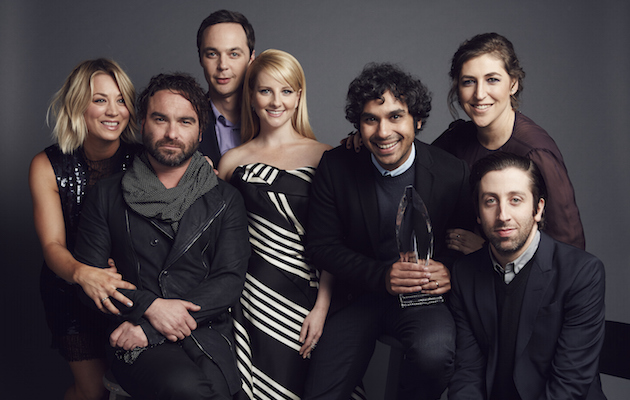
#> input picture images/BigBangTheoryGettyImages-503820038.jpg, 630 x 400 px, found by its file name
$ python convert.py
#> lines starting #> are read from the running program, lines starting #| are printed output that depends on the picture; after the words box and inside, x2 and y2 are one past the last pixel; in counts of white or black regions, pixels touching at a corner belong together
import cv2

pathToImage = 'images\\BigBangTheoryGettyImages-503820038.jpg'

image = cv2.imread(pathToImage)
#> image is the input picture: shape (400, 630, 3); mean B, G, R 62.4, 57.8, 65.3

rgb_image = cv2.cvtColor(image, cv2.COLOR_BGR2RGB)

gray_image = cv2.cvtColor(image, cv2.COLOR_BGR2GRAY)
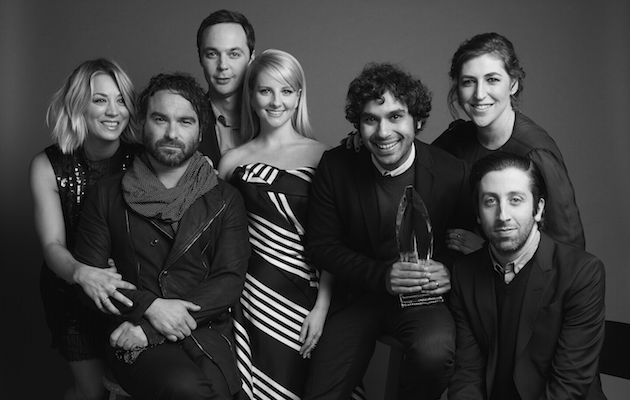
#> gray_image: shape (400, 630); min 0, max 247, mean 60.5

ret, binary_image = cv2.threshold(
    gray_image,
    127,
    255,
    cv2.THRESH_BINARY
)
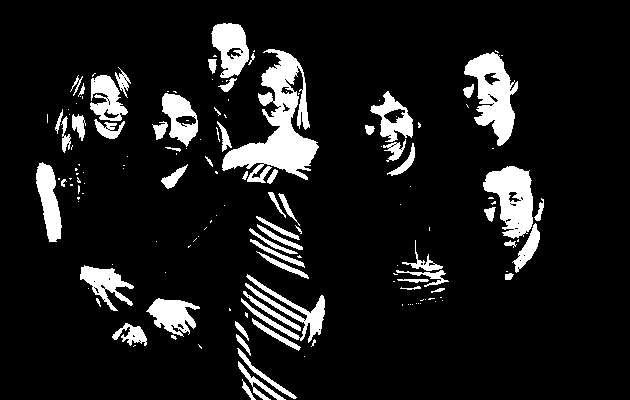
#> binary_image: shape (400, 630); 10.8% white; 152 white regions (91 under 20 px), largest, box (x1, y1, x2, y2) and area: (222, 49, 319, 183) 5109, (464, 52, 518, 146) 2602, (483, 166, 533, 239) 2265

cv2.imshow("Original BGR", image)
cv2.imshow("RGB", cv2.cvtColor(rgb_image, cv2.COLOR_RGB2BGR))
cv2.imshow("Grayscale", gray_image)
cv2.imshow("Binary", binary_image)

cv2.waitKey(0)
cv2.destroyAllWindows()

$ run again, with images/seeds.jpg copied over images/BigBangTheoryGettyImages-503820038.jpg
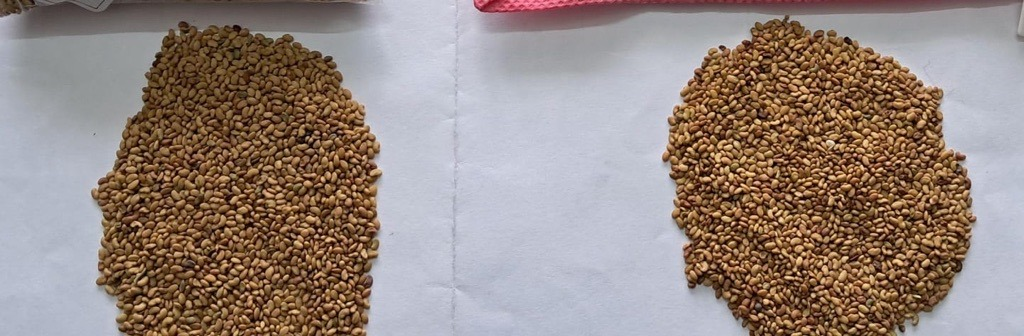
#> input picture images/seeds.jpg, 1024 x 336 px, found by its file name
#> image is the input picture: shape (336, 1024, 3); mean B, G, R 128.1, 134.8, 149.8
#> `gray_image = cv2.cvtColor(image, cv2.COLOR_BGR2GRAY)`:
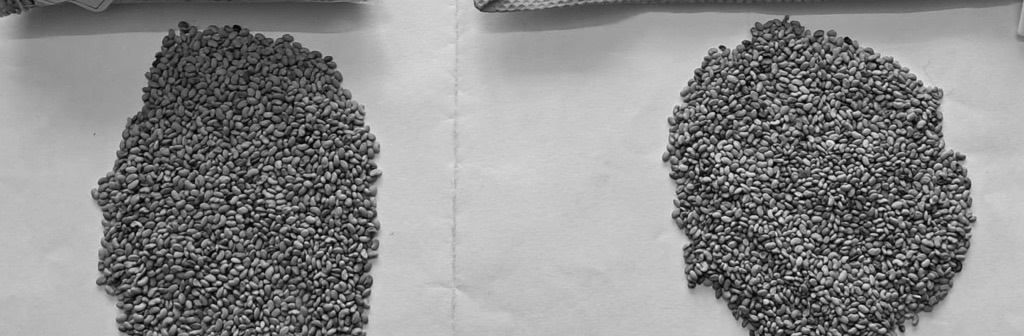
#> gray_image: shape (336, 1024); min 4, max 242, mean 138.5
#> `ret, binary_image = cv2.threshold( gray_image, 127, 255, cv2.THRESH_BI..`:
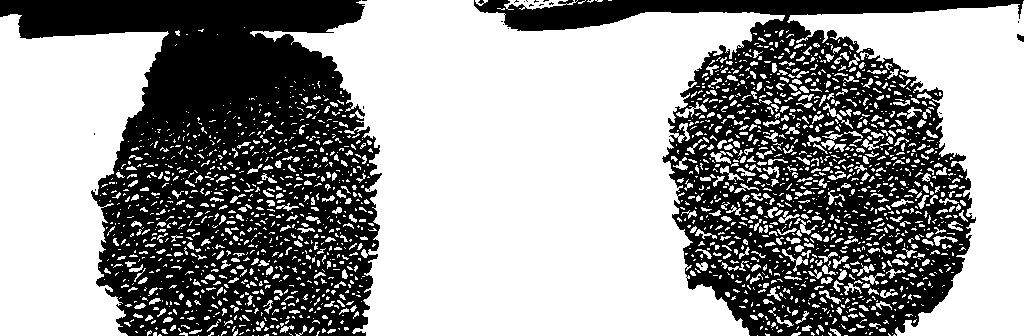
#> binary_image: shape (336, 1024); 60% white; 32 black regions (29 under 20 px), largest, box (x1, y1, x2, y2) and area: (0, 0, 382, 336) 73367, (474, 0, 1024, 336) 63967, (1017, 34, 1024, 42) 38
